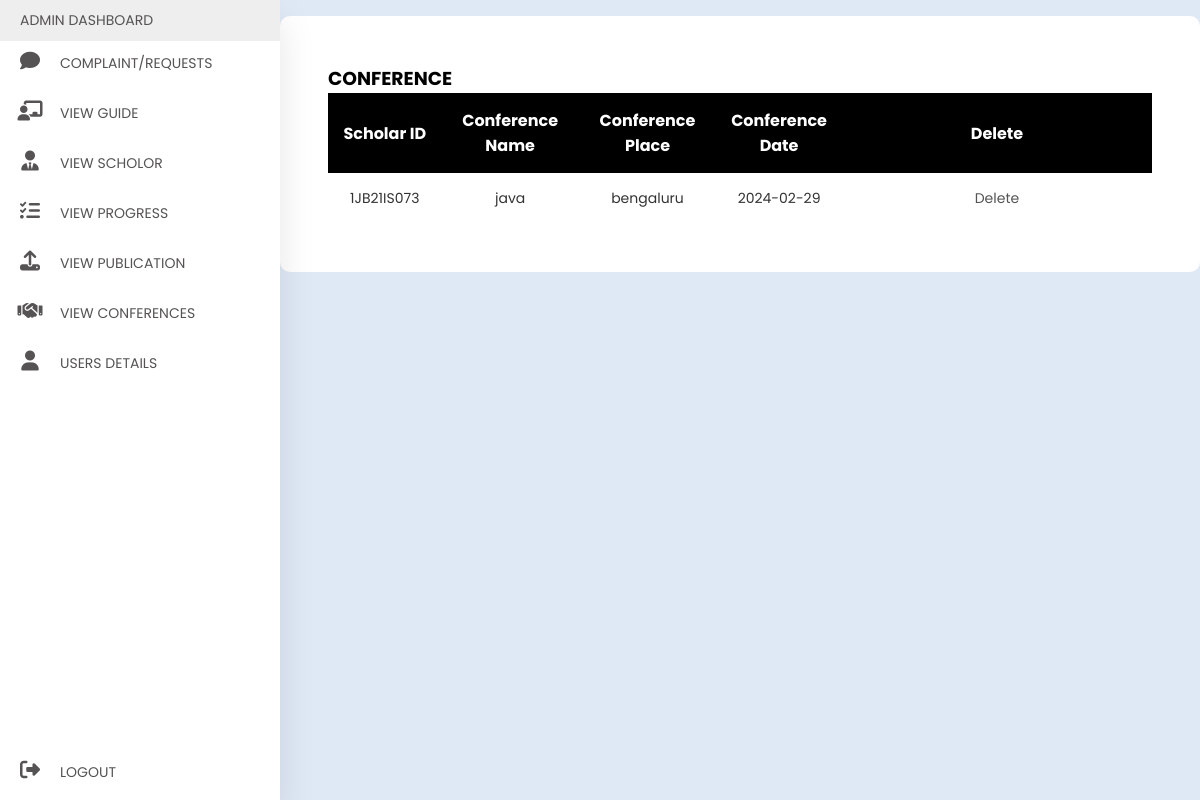
The app's page /view_Vonference.php (signed in) with its own data.
### tables this page shows
CREATE TABLE `conference` (
  `sl_no` int(11) NOT NULL,
  `sid` varchar(15) DEFAULT NULL,
  `conference_name` varchar(35) DEFAULT NULL,
  `c_place` varchar(25) DEFAULT NULL,
  `c_date` date DEFAULT NULL
);

### view_Vonference.php (the view, shortened to what this page needs)
<?php
include 'connetdb.php';
$sql = "SELECT * FROM conference";
$result = mysqli_query($data, $sql);
?>
<!DOCTYPE html>
<html>
<head>
    <link rel="stylesheet" href="dash.css">
    <link rel="stylesheet" href="https://cdnjs.cloudflare.com/ajax/libs/font-awesome/6.5.1/css/all.min.css"
 />
</head>
<body>
	<?php
		include 'admin_sidebar.php';
	?>
    <div class="main">
        <div class="tabular">
            <h3 class="maintitle">CONFERENCE</h3>
            <div class="tablecontainer">
                <table>
                    <thead>
                <tr>
                    <th>Scholar ID</th>
                    <th>Conference Name</th>
                    <th>Conference Place</th>
                    <th>Conference Date</th>
                    <th>Delete</th>
                </tr>
                <?php
                while($info = $result->fetch_assoc())
                {
                ?>
                <tr>
                    <td><?php echo"{$info['sid']}";?></td>
                    <td><?php echo"{$info['conference_name']}";?></td>
                    <td><?php echo"{$info['c_place']}";?></td>
                    <td><?php echo"{$info['c_date']}";?></td>
                    <td><?php echo"<a onClick=\"javascript:return confirm('are you sure to delete');\" href='delete_conference.php?id={$info['sl_no']}'>Delete</a>";?></td>
                </tr>
                <?php
                }
                ?>
                               </thead>
                </table>
	        </div>
	    </div>
	</div>
</body>
</html>

### dash.css (style rules this page uses)
* { margin: 0; padding: 0; outline: none; border: none; text-decoration: none; box-sizing: border-box; font-family: "Poppins",sans-serif; }
body { display: flex; background:#dfe9f5 ; }
a { position: relative; color:rgb(85,83,83); font-size: 14px; display: table; width:280px; padding: 10px; }
.main { width: 100%; }
.tabular { background: white; margin-top: 1rem; border-radius: 10px; padding: 3rem; }
.tablecontainer { width: 100%; }
table { width: 100%; border-collapse: collapse; }
thead { background: rgba(113,99,186, 255); color: white; }
th { padding: 15px; text-align: center; background: black; color: white; }
thead { background: white; color: black; }
td { padding:15px; font-size: 14px; color:#333; text-align: center; width: 30%; }
tr:nth-child(even) { background:white ; }

### records on screen
conference: sid "1JB21IS073", conference_name "java", c_place "bengaluru", c_date "2024-02-29"
